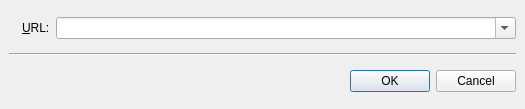
<?xml version="1.0" encoding="UTF-8"?>
<ui version="4.0">
 <class>Gui::TInputURL</class>
 <widget class="QDialog" name="Gui::TInputURL">
  <property name="geometry">
   <rect>
    <x>0</x>
    <y>0</y>
    <width>525</width>
    <height>109</height>
   </rect>
  </property>
  <property name="windowTitle">
   <string>WZPlayer - Enter URL</string>
  </property>
  <layout class="QGridLayout">
   <property name="margin">
    <number>9</number>
   </property>
   <property name="spacing">
    <number>6</number>
   </property>
   <item row="0" column="0">
    <widget class="QLabel" name="url_icon">
     <property name="text">
      <string/>
     </property>
     <property name="pixmap">
      <pixmap>:/icons-png/open_url_big.png</pixmap>
     </property>
    </widget>
   </item>
   <item row="0" column="1">
    <layout class="QHBoxLayout">
     <property name="spacing">
      <number>6</number>
     </property>
     <property name="margin">
      <number>0</number>
     </property>
     <item>
      <widget class="QLabel" name="label">
       <property name="text">
        <string>&amp;URL:</string>
       </property>
       <property name="buddy">
        <cstring>url_edit</cstring>
       </property>
      </widget>
     </item>
     <item>
      <widget class="QComboBox" name="url_edit">
       <property name="sizePolicy">
        <sizepolicy hsizetype="MinimumExpanding" vsizetype="Fixed">
         <horstretch>0</horstretch>
         <verstretch>0</verstretch>
        </sizepolicy>
       </property>
       <property name="editable">
        <bool>true</bool>
       </property>
       <property name="sizeAdjustPolicy">
        <enum>QComboBox::AdjustToMinimumContentsLength</enum>
       </property>
      </widget>
     </item>
    </layout>
   </item>
   <item row="1" column="0" colspan="2">
    <widget class="Line" name="line">
     <property name="orientation">
      <enum>Qt::Horizontal</enum>
     </property>
    </widget>
   </item>
   <item row="2" column="0" colspan="2">
    <widget class="QDialogButtonBox" name="buttonBox">
     <property name="orientation">
      <enum>Qt::Horizontal</enum>
     </property>
     <property name="standardButtons">
      <set>QDialogButtonBox::Cancel|QDialogButtonBox::Ok</set>
     </property>
    </widget>
   </item>
  </layout>
 </widget>
 <tabstops>
  <tabstop>url_edit</tabstop>
  <tabstop>buttonBox</tabstop>
 </tabstops>
 <resources/>
 <connections>
  <connection>
   <sender>buttonBox</sender>
   <signal>accepted()</signal>
   <receiver>Gui::TInputURL</receiver>
   <slot>accept()</slot>
   <hints>
    <hint type="sourcelabel">
     <x>248</x>
     <y>254</y>
    </hint>
    <hint type="destinationlabel">
     <x>157</x>
     <y>274</y>
    </hint>
   </hints>
  </connection>
  <connection>
   <sender>buttonBox</sender>
   <signal>rejected()</signal>
   <receiver>Gui::TInputURL</receiver>
   <slot>reject()</slot>
   <hints>
    <hint type="sourcelabel">
     <x>316</x>
     <y>260</y>
    </hint>
    <hint type="destinationlabel">
     <x>286</x>
     <y>274</y>
    </hint>
   </hints>
  </connection>
 </connections>
</ui>
